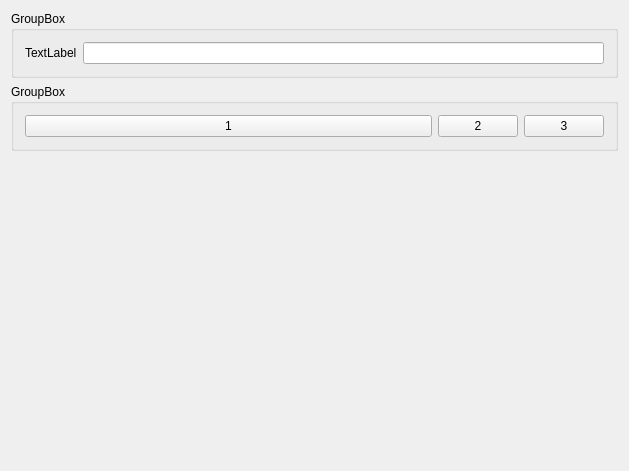
<?xml version="1.0" encoding="UTF-8"?>
<ui version="4.0">
 <class>Widget</class>
 <widget class="QWidget" name="Widget">
  <property name="geometry">
   <rect>
    <x>0</x>
    <y>0</y>
    <width>629</width>
    <height>471</height>
   </rect>
  </property>
  <property name="windowTitle">
   <string>Widget</string>
  </property>
  <layout class="QVBoxLayout" name="verticalLayout">
   <item>
    <widget class="QGroupBox" name="groupBox">
     <property name="title">
      <string>GroupBox</string>
     </property>
     <layout class="QHBoxLayout" name="horizontalLayout">
      <item>
       <widget class="QLabel" name="label">
        <property name="sizePolicy">
         <sizepolicy hsizetype="Preferred" vsizetype="Preferred">
          <horstretch>0</horstretch>
          <verstretch>0</verstretch>
         </sizepolicy>
        </property>
        <property name="text">
         <string>TextLabel</string>
        </property>
       </widget>
      </item>
      <item>
       <widget class="QLineEdit" name="lineEdit"/>
      </item>
     </layout>
    </widget>
   </item>
   <item>
    <widget class="QGroupBox" name="groupBox_2">
     <property name="title">
      <string>GroupBox</string>
     </property>
     <layout class="QHBoxLayout" name="horizontalLayout_2">
      <item>
       <widget class="QPushButton" name="btn1">
        <property name="sizePolicy">
         <sizepolicy hsizetype="Minimum" vsizetype="Fixed">
          <horstretch>2</horstretch>
          <verstretch>0</verstretch>
         </sizepolicy>
        </property>
        <property name="text">
         <string>1</string>
        </property>
       </widget>
      </item>
      <item>
       <widget class="QPushButton" name="btn2">
        <property name="text">
         <string>2</string>
        </property>
       </widget>
      </item>
      <item>
       <widget class="QPushButton" name="btn3">
        <property name="text">
         <string>3</string>
        </property>
       </widget>
      </item>
     </layout>
    </widget>
   </item>
   <item>
    <spacer name="verticalSpacer">
     <property name="orientation">
      <enum>Qt::Vertical</enum>
     </property>
     <property name="sizeHint" stdset="0">
      <size>
       <width>20</width>
       <height>289</height>
      </size>
     </property>
    </spacer>
   </item>
  </layout>
 </widget>
 <layoutdefault spacing="6" margin="11"/>
 <resources/>
 <connections/>
</ui>
